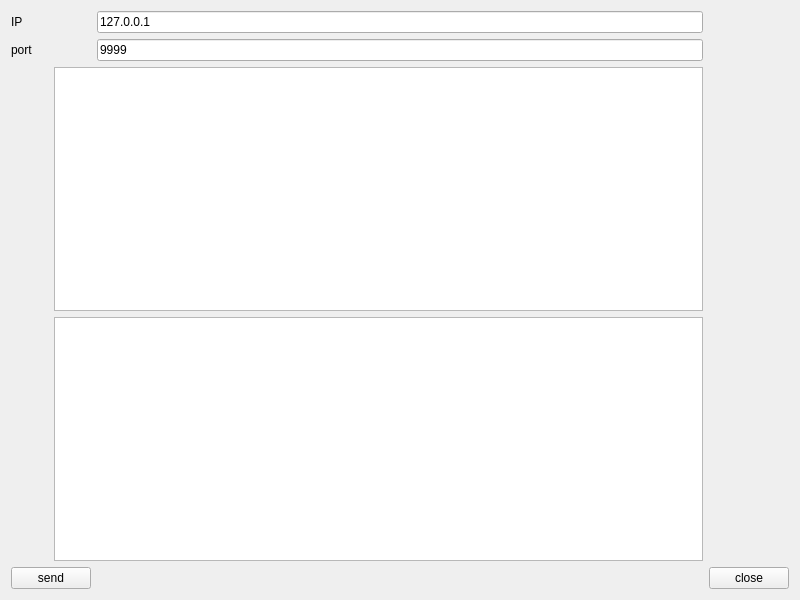
<?xml version="1.0" encoding="UTF-8"?>
<ui version="4.0">
 <class>Widget</class>
 <widget class="QWidget" name="Widget">
  <property name="geometry">
   <rect>
    <x>0</x>
    <y>0</y>
    <width>800</width>
    <height>600</height>
   </rect>
  </property>
  <property name="windowTitle">
   <string>Widget</string>
  </property>
  <layout class="QGridLayout" name="gridLayout">
   <item row="0" column="0">
    <widget class="QLabel" name="labelIP">
     <property name="text">
      <string>IP</string>
     </property>
    </widget>
   </item>
   <item row="0" column="2">
    <widget class="QLineEdit" name="lineEditIP">
     <property name="text">
      <string>127.0.0.1</string>
     </property>
    </widget>
   </item>
   <item row="1" column="0">
    <widget class="QLabel" name="labelPort">
     <property name="text">
      <string>port</string>
     </property>
    </widget>
   </item>
   <item row="1" column="2">
    <widget class="QLineEdit" name="lineEditPort">
     <property name="text">
      <string>9999</string>
     </property>
    </widget>
   </item>
   <item row="2" column="1" colspan="2">
    <widget class="QTextEdit" name="textEditRead">
     <property name="readOnly">
      <bool>true</bool>
     </property>
    </widget>
   </item>
   <item row="3" column="1" colspan="2">
    <widget class="QTextEdit" name="textEditWrite"/>
   </item>
   <item row="4" column="0" colspan="2">
    <widget class="QPushButton" name="pushButtonsend">
     <property name="text">
      <string>send</string>
     </property>
    </widget>
   </item>
   <item row="4" column="2">
    <spacer name="horizontalSpacer">
     <property name="orientation">
      <enum>Qt::Horizontal</enum>
     </property>
     <property name="sizeHint" stdset="0">
      <size>
       <width>617</width>
       <height>20</height>
      </size>
     </property>
    </spacer>
   </item>
   <item row="4" column="3">
    <widget class="QPushButton" name="pushButtonclose">
     <property name="text">
      <string>close</string>
     </property>
    </widget>
   </item>
  </layout>
 </widget>
 <resources/>
 <connections/>
</ui>
